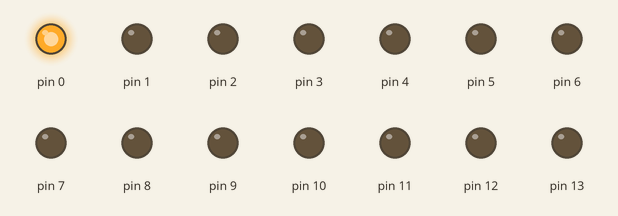
Recording of a sketch running on a simulated Arduino Uno, built with avr-gcc and run on an emulated ATmega328P. Parts: output pins drawn as LEDs (lit = HIGH).

Above: at 0.05 s.
At 0.49 s:
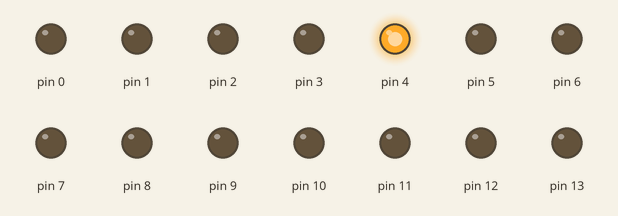
At 0.82 s:
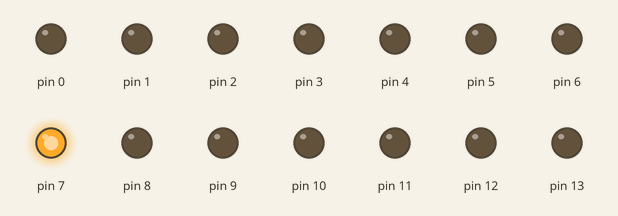
At 1.7 s:
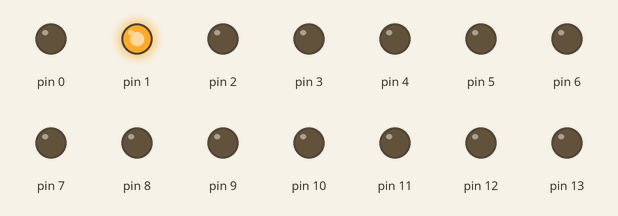
At 2.58 s:
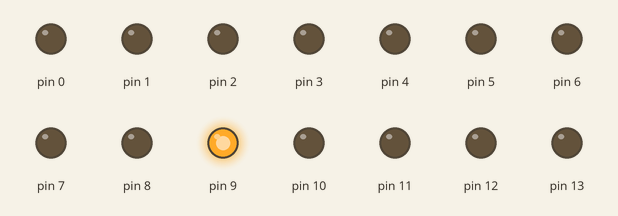
At 3.46 s:
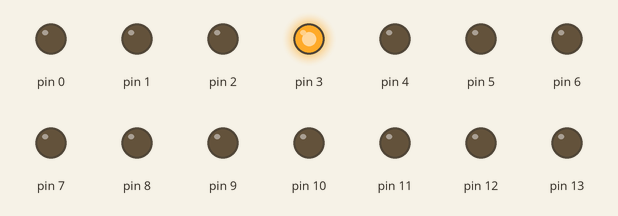
Timing chart, 0 to 3.8 s (numbered marks = the images above):
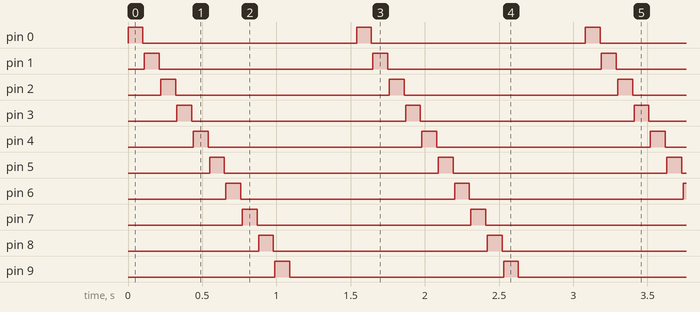

The sketch:

ledrelay.ino
```cpp
void setup() {
  // put your setup code here, to run once:
pinMode(0,OUTPUT);
pinMode(1,OUTPUT);
pinMode(2,OUTPUT);
pinMode(3,OUTPUT);
pinMode(4,OUTPUT);
pinMode(5,OUTPUT);
pinMode(6,OUTPUT);
pinMode(7,OUTPUT);
pinMode(8,OUTPUT);
pinMode(9,OUTPUT);
pinMode(10,OUTPUT);
pinMode(11,OUTPUT);
pinMode(12,OUTPUT);
pinMode(13,OUTPUT);
}

void loop() {
  // put your main code here, to run repeatedly:
digitalWrite(0,HIGH);
delay(100);
digitalWrite(0,LOW);
delay(10);
digitalWrite(1,HIGH);
delay(100);
digitalWrite(1,LOW);
delay(10);
digitalWrite(2,HIGH);
delay(100);
digitalWrite(2,LOW);
delay(10);
digitalWrite(3,HIGH);
delay(100);
digitalWrite(3,LOW);
delay(10);
digitalWrite(4,HIGH);
delay(100);
digitalWrite(4,LOW);
delay(10);
digitalWrite(5,HIGH);
delay(100);
digitalWrite(5,LOW);
delay(10);
digitalWrite(6,HIGH);
delay(100);
digitalWrite(6,LOW);
delay(10);
digitalWrite(7,HIGH);
delay(100);
digitalWrite(7,LOW);
delay(10);
digitalWrite(8,HIGH);
delay(100);
digitalWrite(8,LOW);
delay(10);
digitalWrite(9,HIGH);
delay(100);
digitalWrite(9,LOW);
delay(10);
digitalWrite(10,HIGH);
delay(100);
digitalWrite(10,LOW);
delay(10);
digitalWrite(11,HIGH);
delay(100);
digitalWrite(11,LOW);
delay(10);
digitalWrite(12,HIGH);
delay(100);
digitalWrite(12,LOW);
delay(10);
digitalWrite(13,HIGH);
delay(100);
digitalWrite(13,LOW);
delay(10);


}
```

Measured:
- by itself, pin 0–13: alternates HIGH for 0.10 s and LOW for 1.4 s
- by itself, everything shown: repeats every 1.5 s, in 14 steps
